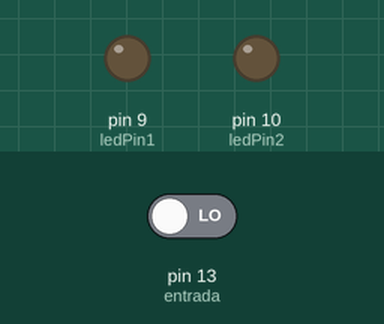
A sketch run on a simulated Arduino Uno, built with avr-gcc and run on an emulated ATmega328P. On the bench: output pins drawn as LEDs (lit = HIGH). Inputs (shaded band) come from the test bench; at power-on: pin 13 (entrada) LOW. Random numbers use the default seed unless the sketch sets one.

Above: at 1.2 s.
1.3 s: pin 13 (entrada) driven HIGH
At 1.86 s:
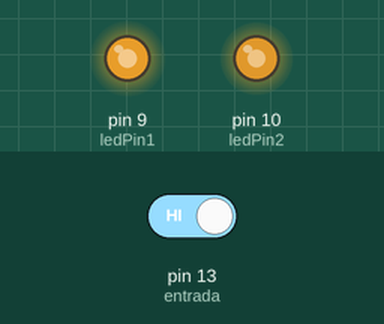
At 4.15 s:
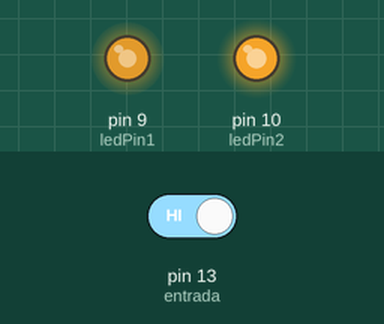
Timing chart, 0 to 10.3 s (numbered marks = the images above; inputs shaded):
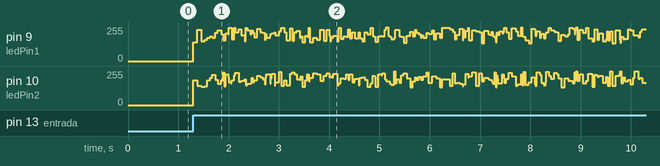

The sketch:

fuegodefinitivo.ino
```cpp
// LED's efecto fuego 10 y11, activada por in 4                                                                                                                                                                                                                                                                                                                                                                                                                                                                                                                                                                                                                                                                                                                                                                          pwm led9
int entrada = 13; //led iluminacion diurna
int estadopin=0; // variable estado pin
int ledPin1 = 9; //led 1 de fuego amarillo
int ledPin2 = 10; // led 2 de fuego rojo
void setup()
{
pinMode(ledPin1, OUTPUT);
pinMode(ledPin2, OUTPUT);
pinMode(entrada, INPUT);
}
void loop() {
/* aqui realiza por numero aleatorio el parpadeo de los led de fuego rojo y amarillo
*/
estadopin =digitalRead (entrada);
if (estadopin==HIGH){
analogWrite(ledPin1, random(120)+135);
analogWrite(ledPin2, random(120)+135);
delay (random(80));
}
else
//si no se cumple, apaga la hoguera
{
  digitalWrite (ledPin1,LOW);
  digitalWrite (ledPin2,LOW);
}
}
```
